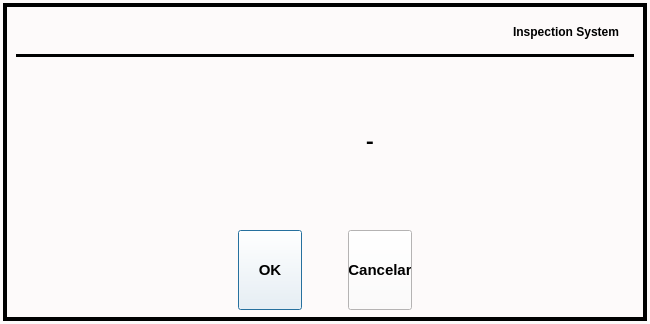
<?xml version="1.0" encoding="UTF-8"?>
<ui version="4.0">
 <class>DlgInfo</class>
 <widget class="QDialog" name="DlgInfo">
  <property name="windowModality">
   <enum>Qt::ApplicationModal</enum>
  </property>
  <property name="geometry">
   <rect>
    <x>0</x>
    <y>0</y>
    <width>650</width>
    <height>324</height>
   </rect>
  </property>
  <property name="windowTitle">
   <string>Dialog</string>
  </property>
  <property name="styleSheet">
   <string notr="true">background-color: rgb(253, 250, 250);</string>
  </property>
  <property name="modal">
   <bool>true</bool>
  </property>
  <layout class="QVBoxLayout" name="verticalLayout">
   <property name="spacing">
    <number>3</number>
   </property>
   <property name="leftMargin">
    <number>3</number>
   </property>
   <property name="topMargin">
    <number>3</number>
   </property>
   <property name="rightMargin">
    <number>3</number>
   </property>
   <property name="bottomMargin">
    <number>3</number>
   </property>
   <item>
    <widget class="QFrame" name="frame">
     <property name="frameShape">
      <enum>QFrame::Box</enum>
     </property>
     <property name="frameShadow">
      <enum>QFrame::Plain</enum>
     </property>
     <property name="lineWidth">
      <number>4</number>
     </property>
     <layout class="QVBoxLayout" name="verticalLayout_3">
      <item>
       <layout class="QHBoxLayout" name="horizontalLayout">
        <property name="leftMargin">
         <number>15</number>
        </property>
        <property name="rightMargin">
         <number>15</number>
        </property>
        <item>
         <widget class="QLabel" name="lbl_logo">
          <property name="minimumSize">
           <size>
            <width>122</width>
            <height>32</height>
           </size>
          </property>
          <property name="maximumSize">
           <size>
            <width>122</width>
            <height>32</height>
           </size>
          </property>
          <property name="text">
           <string/>
          </property>
          <property name="pixmap">
           <pixmap resource="../res/images.qrc">:/images/logo.png</pixmap>
          </property>
          <property name="scaledContents">
           <bool>true</bool>
          </property>
         </widget>
        </item>
        <item>
         <widget class="QLabel" name="lbl_logo2">
          <property name="minimumSize">
           <size>
            <width>0</width>
            <height>32</height>
           </size>
          </property>
          <property name="font">
           <font>
            <weight>75</weight>
            <bold>true</bold>
           </font>
          </property>
          <property name="text">
           <string> Inspection System</string>
          </property>
          <property name="alignment">
           <set>Qt::AlignRight|Qt::AlignTrailing|Qt::AlignVCenter</set>
          </property>
         </widget>
        </item>
       </layout>
      </item>
      <item>
       <widget class="Line" name="line">
        <property name="frameShadow">
         <enum>QFrame::Plain</enum>
        </property>
        <property name="lineWidth">
         <number>3</number>
        </property>
        <property name="orientation">
         <enum>Qt::Horizontal</enum>
        </property>
       </widget>
      </item>
      <item>
       <layout class="QHBoxLayout" name="horizontalLayout_3" stretch="0,0,1">
        <item>
         <spacer name="horizontalSpacer_3">
          <property name="orientation">
           <enum>Qt::Horizontal</enum>
          </property>
          <property name="sizeType">
           <enum>QSizePolicy::Fixed</enum>
          </property>
          <property name="sizeHint" stdset="0">
           <size>
            <width>20</width>
            <height>20</height>
           </size>
          </property>
         </spacer>
        </item>
        <item>
         <layout class="QVBoxLayout" name="verticalLayout_2">
          <item>
           <spacer name="verticalSpacer">
            <property name="orientation">
             <enum>Qt::Vertical</enum>
            </property>
            <property name="sizeHint" stdset="0">
             <size>
              <width>20</width>
              <height>13</height>
             </size>
            </property>
           </spacer>
          </item>
          <item>
           <widget class="QLabel" name="lbl_icon">
            <property name="minimumSize">
             <size>
              <width>64</width>
              <height>64</height>
             </size>
            </property>
            <property name="maximumSize">
             <size>
              <width>64</width>
              <height>64</height>
             </size>
            </property>
            <property name="text">
             <string/>
            </property>
            <property name="pixmap">
             <pixmap>:/icons/msg_info.png</pixmap>
            </property>
            <property name="scaledContents">
             <bool>true</bool>
            </property>
           </widget>
          </item>
          <item>
           <spacer name="verticalSpacer_2">
            <property name="orientation">
             <enum>Qt::Vertical</enum>
            </property>
            <property name="sizeHint" stdset="0">
             <size>
              <width>20</width>
              <height>13</height>
             </size>
            </property>
           </spacer>
          </item>
         </layout>
        </item>
        <item>
         <widget class="QLabel" name="lbl_message">
          <property name="font">
           <font>
            <family>Monospace</family>
            <pointsize>16</pointsize>
            <weight>75</weight>
            <bold>true</bold>
           </font>
          </property>
          <property name="text">
           <string>-</string>
          </property>
          <property name="alignment">
           <set>Qt::AlignCenter</set>
          </property>
          <property name="wordWrap">
           <bool>true</bool>
          </property>
          <property name="margin">
           <number>8</number>
          </property>
         </widget>
        </item>
       </layout>
      </item>
      <item>
       <layout class="QHBoxLayout" name="horizontalLayout_2">
        <item>
         <spacer name="horizontalSpacer">
          <property name="orientation">
           <enum>Qt::Horizontal</enum>
          </property>
          <property name="sizeHint" stdset="0">
           <size>
            <width>40</width>
            <height>20</height>
           </size>
          </property>
         </spacer>
        </item>
        <item>
         <widget class="ButtonBeR" name="btn_ok">
          <property name="minimumSize">
           <size>
            <width>64</width>
            <height>80</height>
           </size>
          </property>
          <property name="maximumSize">
           <size>
            <width>64</width>
            <height>75</height>
           </size>
          </property>
          <property name="font">
           <font>
            <pointsize>11</pointsize>
            <weight>75</weight>
            <bold>true</bold>
           </font>
          </property>
          <property name="text">
           <string>OK</string>
          </property>
          <property name="icon">
           <iconset resource="../res/icons.qrc">
            <normaloff>:/icons/ok.png</normaloff>:/icons/ok.png</iconset>
          </property>
          <property name="iconSize">
           <size>
            <width>24</width>
            <height>24</height>
           </size>
          </property>
          <property name="bgIcon">
           <iconset resource="../res/icons.qrc">
            <normaloff>:/icons/bt-blank.png</normaloff>
            <normalon>:/icons/bt-blank_pressed.png</normalon>:/icons/bt-blank.png</iconset>
          </property>
          <property name="bgIconSize">
           <size>
            <width>64</width>
            <height>64</height>
           </size>
          </property>
         </widget>
        </item>
        <item>
         <spacer name="horizontalSpacer_4">
          <property name="orientation">
           <enum>Qt::Horizontal</enum>
          </property>
          <property name="sizeType">
           <enum>QSizePolicy::Fixed</enum>
          </property>
          <property name="sizeHint" stdset="0">
           <size>
            <width>40</width>
            <height>20</height>
           </size>
          </property>
         </spacer>
        </item>
        <item>
         <widget class="ButtonBeR" name="btn_cancel">
          <property name="minimumSize">
           <size>
            <width>64</width>
            <height>80</height>
           </size>
          </property>
          <property name="maximumSize">
           <size>
            <width>64</width>
            <height>75</height>
           </size>
          </property>
          <property name="font">
           <font>
            <pointsize>11</pointsize>
            <weight>75</weight>
            <bold>true</bold>
           </font>
          </property>
          <property name="text">
           <string>Cancelar</string>
          </property>
          <property name="icon">
           <iconset resource="../res/icons.qrc">
            <normaloff>:/icons/cancel.png</normaloff>:/icons/cancel.png</iconset>
          </property>
          <property name="iconSize">
           <size>
            <width>24</width>
            <height>24</height>
           </size>
          </property>
          <property name="bgIcon">
           <iconset resource="../res/icons.qrc">
            <normaloff>:/icons/bt-blank.png</normaloff>
            <normalon>:/icons/bt-blank_pressed.png</normalon>:/icons/bt-blank.png</iconset>
          </property>
          <property name="bgIconSize">
           <size>
            <width>64</width>
            <height>64</height>
           </size>
          </property>
         </widget>
        </item>
        <item>
         <spacer name="horizontalSpacer_2">
          <property name="orientation">
           <enum>Qt::Horizontal</enum>
          </property>
          <property name="sizeHint" stdset="0">
           <size>
            <width>40</width>
            <height>20</height>
           </size>
          </property>
         </spacer>
        </item>
       </layout>
      </item>
     </layout>
    </widget>
   </item>
  </layout>
 </widget>
 <customwidgets>
  <customwidget>
   <class>ButtonBeR</class>
   <extends>QPushButton</extends>
   <header>buttonber.h</header>
  </customwidget>
 </customwidgets>
 <resources>
  <include location="../res/images.qrc"/>
  <include location="../res/icons.qrc"/>
 </resources>
 <connections/>
</ui>
